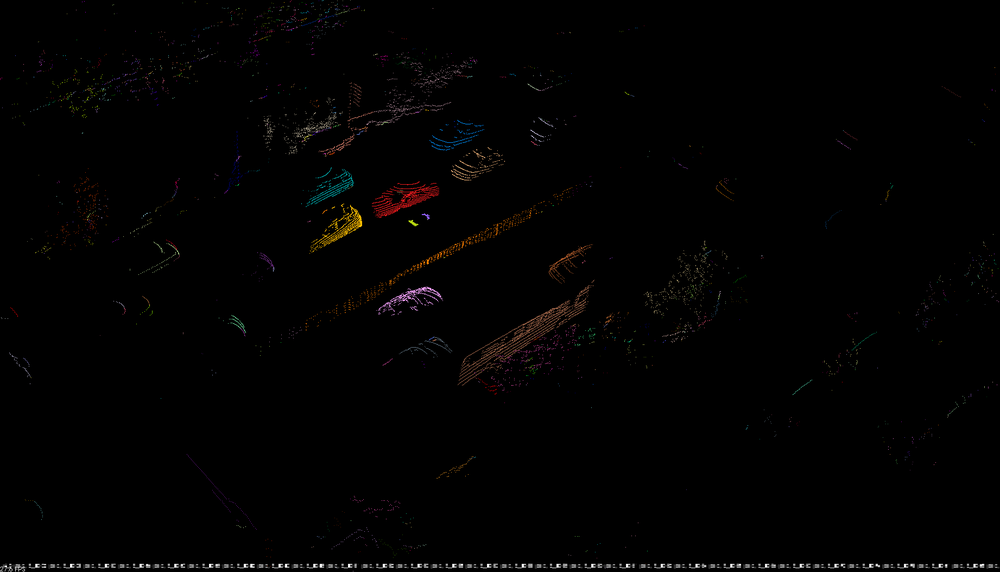
//> input picture Run_based_segmentation/pic/1.png, 1000 x 572 px, shrunk from 1842 x 1053 before the run
$ ./fillHole ../pic/1.png   (built with g++ and OpenCV 4)
//> lines starting //> are read from the running program, lines starting //| are printed output that depends on the picture
//> further down, img is the input picture: 572 rows x 1000 cols, CV_8UC3; mean B, G, R 1.6, 1.7, 2.2

#include <iostream>

#include <opencv2/core/core.hpp>
#include <opencv2/highgui/highgui.hpp>
#include "opencv2/imgproc/imgproc.hpp"

using namespace std;
using namespace cv;

void fillHole(const Mat srcBw, Mat &dstBw)
{
    Size m_Size = srcBw.size();
//> m_Size = Size(1000, 572)
    Mat Temp = Mat::zeros(m_Size.height+2, m_Size.width+2, srcBw.type()); // 延展图像
    srcBw.copyTo(Temp(Range(1, m_Size.height + 1), Range(1, m_Size.width + 1)));

    cv::floodFill(Temp, Point(0, 0), Scalar(255));
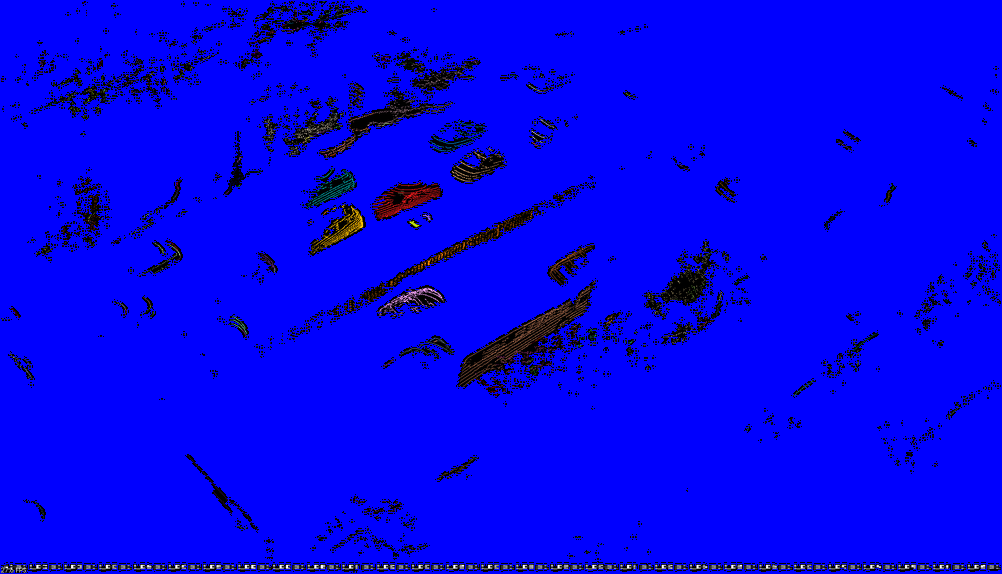
//> Temp: 574 rows x 1002 cols, CV_8UC3; mean B, G, R 236, 1.7, 2.2

    Mat cutImg;// 裁剪延展的图像
    Temp(Range(1, m_Size.height + 1), Range(1, m_Size.width + 1)).copyTo(cutImg);
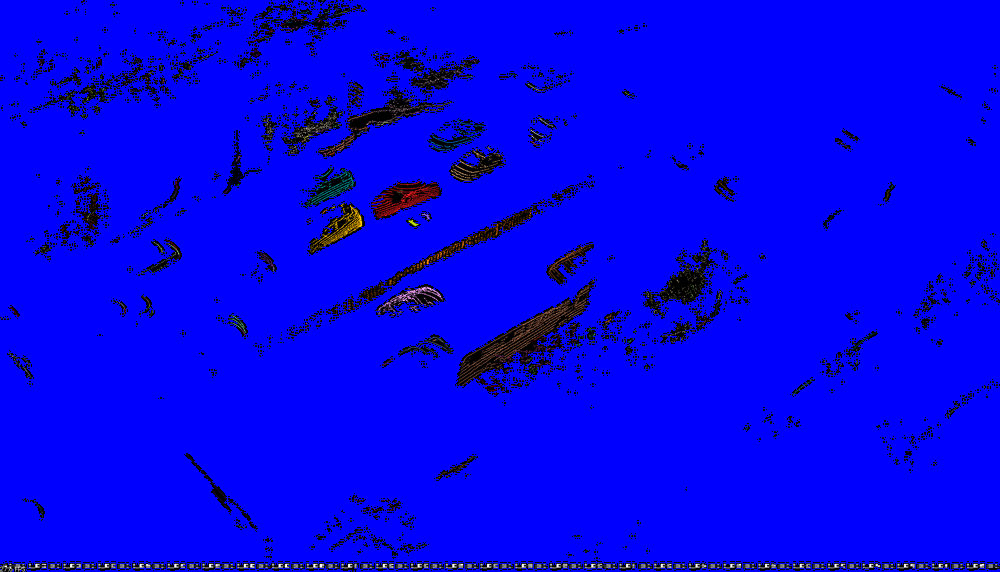
//> cutImg: 572 rows x 1000 cols, CV_8UC3; mean B, G, R 235.9, 1.7, 2.2

    dstBw = srcBw | (~cutImg);
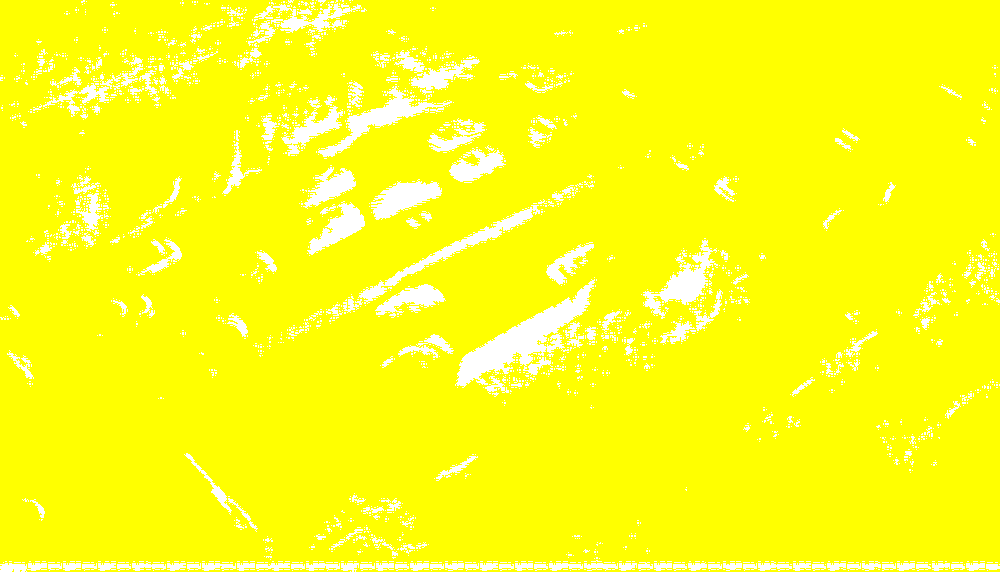
//> dstBw: 572 rows x 1000 cols, CV_8UC3; mean B, G, R 20.7, 255, 255
}

int main(int argc, char **argv)
{
    if (argc < 2) {
        fprintf(stderr, "Usage: %s <image with holes>\n", argv[0]);
        return -1;
    }

    Mat img = cv::imread(argv[1], -1);

    Mat gray;
    img.convertTo(gray, CV_8UC1);
//    cv::cvtColor(img, gray, CV_RGB2GRAY);

//    Mat bw;
//    cv::threshold(img, bw, 0, 255, CV_THRESH_BINARY | CV_THRESH_OTSU);

    Mat bwFill;
    fillHole(gray, bwFill);

    imshow("before", gray);
    imshow("after", bwFill);

    waitKey();

    return 0;
}
